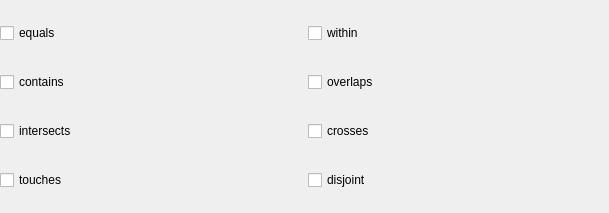
<?xml version="1.0" encoding="UTF-8"?>
<ui version="4.0">
 <class>Form</class>
 <widget class="QWidget" name="Form">
  <property name="geometry">
   <rect>
    <x>0</x>
    <y>0</y>
    <width>609</width>
    <height>213</height>
   </rect>
  </property>
  <property name="windowTitle">
   <string>Form</string>
  </property>
  <layout class="QGridLayout" name="gridLayout">
   <property name="margin">
    <number>0</number>
   </property>
   <item row="0" column="0">
    <widget class="QCheckBox" name="equalsBox">
     <property name="text">
      <string>equals</string>
     </property>
    </widget>
   </item>
   <item row="1" column="0">
    <widget class="QCheckBox" name="containsBox">
     <property name="text">
      <string>contains</string>
     </property>
    </widget>
   </item>
   <item row="3" column="0">
    <widget class="QCheckBox" name="touchesBox">
     <property name="text">
      <string>touches</string>
     </property>
    </widget>
   </item>
   <item row="2" column="0">
    <widget class="QCheckBox" name="intersectsBox">
     <property name="text">
      <string>intersects</string>
     </property>
    </widget>
   </item>
   <item row="0" column="1">
    <widget class="QCheckBox" name="withinBox">
     <property name="text">
      <string>within</string>
     </property>
    </widget>
   </item>
   <item row="1" column="1">
    <widget class="QCheckBox" name="overlapsBox">
     <property name="text">
      <string>overlaps</string>
     </property>
    </widget>
   </item>
   <item row="2" column="1">
    <widget class="QCheckBox" name="crossesBox">
     <property name="text">
      <string>crosses</string>
     </property>
    </widget>
   </item>
   <item row="3" column="1">
    <widget class="QCheckBox" name="disjointBox">
     <property name="text">
      <string>disjoint</string>
     </property>
    </widget>
   </item>
  </layout>
 </widget>
 <resources/>
 <connections/>
</ui>
